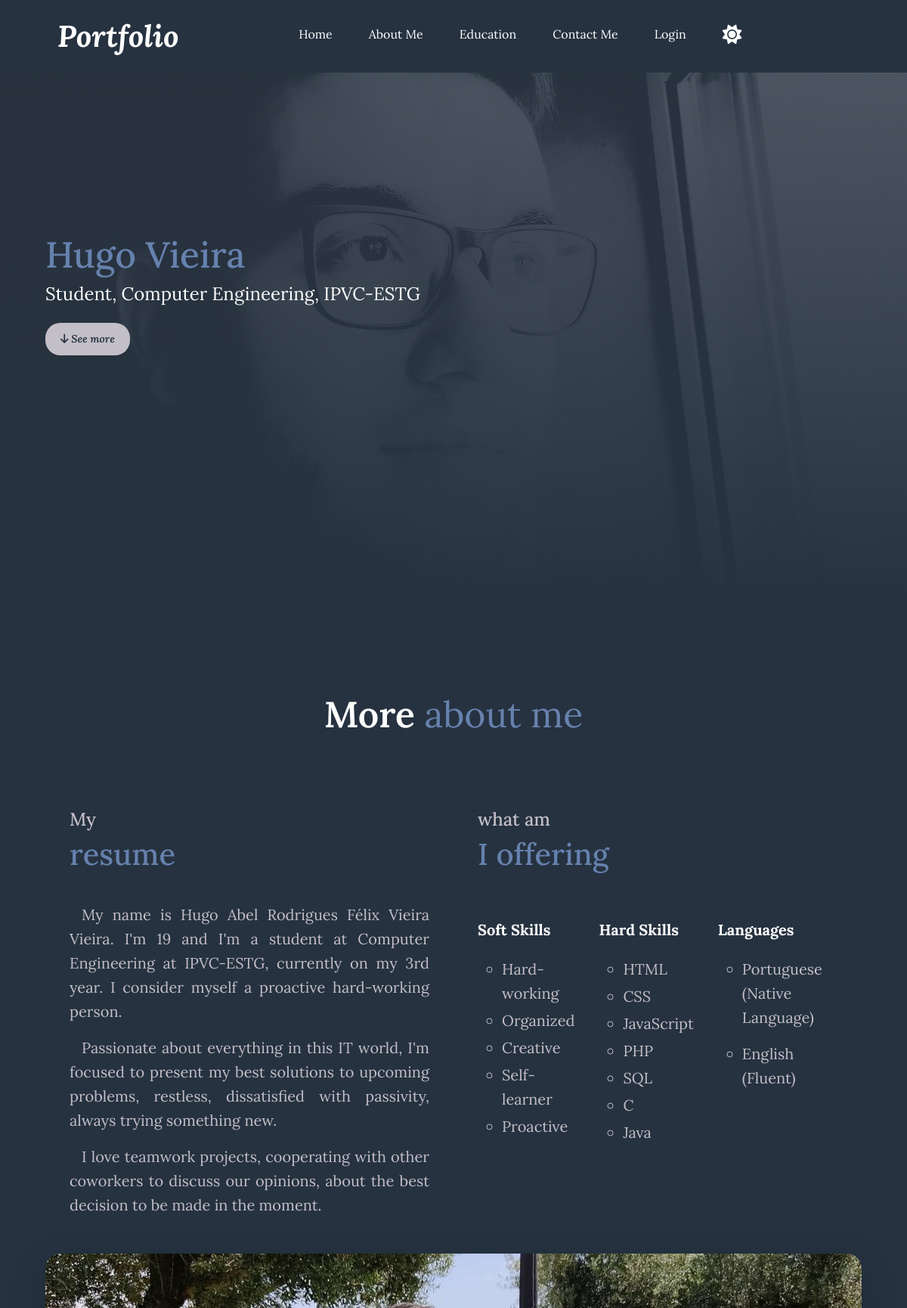
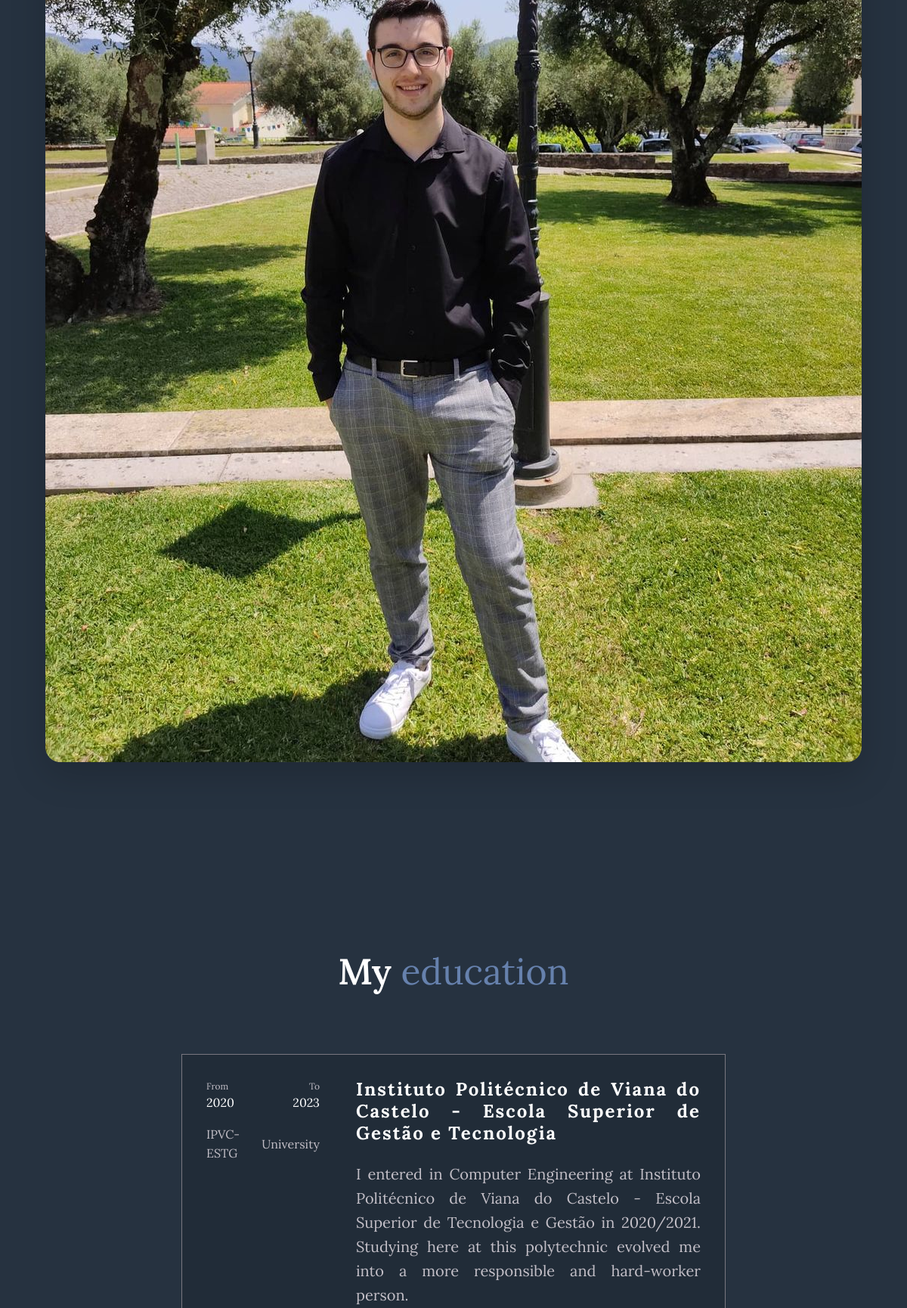
/pages/portfolio/ (upper part), run on the app's committed database (2 pictures, top to bottom).
### tables this page shows
CREATE TABLE tblHeader (
    title           varchar(70),
    description     varchar(100)
);

CREATE TABLE tblResume (
    id              int primary key auto_increment,
    paragraph       varchar(255)
);

CREATE TABLE tblSkill (
    id              int primary key auto_increment,
    skill           varchar(70),
    type            int,
    foreign key (type) references tblSkillType(id)
);

CREATE TABLE tblLanguage (
    id              int primary key auto_increment,
    name            varchar(50),
    level           int,
    FOREIGN KEY (level) REFERENCES tblLanguageLevel(id)
);

CREATE TABLE tblLanguageLevel (
    id              int primary key auto_increment,
    level           varchar(50)
);

CREATE TABLE tblImage (
    header          varchar(255),
    aboutMe         varchar(255)
);

CREATE TABLE tblEducation (
    id              int primary key auto_increment,
    schoolFullName  varchar(150),
    schoolAcronym   varchar(20),
    dtStart         int(4),
    dtEnd           int(4),
    level           varchar(20)
);

CREATE TABLE tblEducationParagraph (
    id              int primary key auto_increment,
    idEducation     int,
    paragraph       varchar(255),
    foreign key (idEducation) references tblEducation(id)
);

### src/utils/portfolio.php (the view, shortened to what this page needs)
<?php
function returnHeroData($conn) {
    $sql = "SELECT * FROM tblHeader";
    $stmt = $conn->prepare($sql);
    $stmt->execute();
    return $stmt->fetch(PDO::FETCH_ASSOC);
}
function renderResumeData($conn) {
    $sql = "SELECT * FROM tblResume";
    $stmt = $conn->prepare($sql);
    $stmt->execute();
    while($row = $stmt->fetch(PDO::FETCH_ASSOC)) {
        echo "<p>{$row['paragraph']}</p>";
    }
}
function renderSkillsData($conn, $type) {
    $sql = "SELECT skill FROM tblSkill WHERE type=:type";
    $stmt = $conn->prepare($sql);
    $stmt->bindParam(":type", $type, PDO::PARAM_INT);
    $stmt->execute();
    while ($row = $stmt->fetch(PDO::FETCH_ASSOC)) {
        echo "<li>{$row['skill']}</li>";
    }
}
function returnImage($conn) {
    $sql = "SELECT * FROM tblImage";
    $stmt = $conn->prepare($sql);
    $stmt->execute();
    return $stmt->fetch(PDO::FETCH_ASSOC);
}
function renderEducationData($conn) {
    $sql = "SELECT * FROM tblEducation ORDER BY dtEnd DESC";
    $stmt = $conn->prepare($sql);
    $stmt->execute();
    while($row = $stmt->fetch(PDO::FETCH_ASSOC)) {
        echo "<div class=\"education-card\">";
            echo "<div class=\"education-date\">";
                echo "<table>";
                    echo "<thead>";
                        echo "<tr>";
                            echo "<td>From</td>";
                            echo "<td>To</td>";
                        echo "</tr>";
                        echo "<tr>";
                            echo "<td>{$row['dtStart']}</td>";
                            echo ($row['dtEnd'] !== 9999) ? "<td>{$row['dtEnd']}</td>" : "<td>Present</td>";
                        echo "</tr>";
                    echo "</thead>";
                    echo "<tbody>";
                        echo "<tr>";
                            echo "<td>{$row['schoolAcronym']}</td>";
                            echo "<td>{$row['level']}</td>";
                        echo "</tr>";
                    echo "</tbody>";
                echo "</table>";
            echo "</div>";
            echo "<div class=\"education-info\">";
                echo "<h3>{$row['schoolFullName']}</h3>";
                $sqlP = "SELECT * FROM tblEducationParagraph WHERE idEducation=:id";
                $stmtP = $conn->prepare($sqlP);
                $stmtP->bindParam(":id", $row['id'], PDO::PARAM_INT);
                $stmtP->execute();
                if($stmtP->rowCount() > 0) {
                    while ($rowP = $stmtP->fetch(PDO::FETCH_ASSOC)) {
                        echo "<p>{$rowP['paragraph']}</p>";
                    }
                }
            echo "</div>";
        echo "</div>";
    }
}
function returnEducationRows($conn) {
    $sql = "SELECT * FROM tblEducationParagraph";
    $stmt = $conn->prepare($sql);
    $stmt->execute();
    return $stmt->rowCount();
}
function returnLanguageRows ($conn) {
    $sql = "SELECT * FROM tblLanguage";
    $stmt = $conn->prepare($sql);
    $stmt->execute();
    return $stmt->rowCount();
}
function renderLanguagesData($conn) {
    $sql = "SELECT l.name, l.level as levelId, ll.level
            FROM tblLanguage l, tblLanguageLevel ll
            WHERE l.level=ll.id ORDER BY levelId ASC";
    $stmt = $conn->prepare($sql);
    $stmt->execute();
    while($row = $stmt->fetch(PDO::FETCH_ASSOC)) {
        echo "<ul>";
            echo "<li>{$row['name']} ({$row['level']})</li>";
        echo "</ul>";
    }
}

### src/pages/portfolio/index.php (shortened to what this page needs)
<?php
require_once "../../config/config.php";
require_once "../../utils/portfolio.php";
$images = returnImage($conn);
$numEducation = returnEducationRows($conn);
$numLanguage = returnLanguageRows($conn);
?>
<!DOCTYPE html>
<head>
    <link rel="stylesheet" href="../../assets/libs/fontawesome-free-6.2.0-web/css/fontawesome.css">
    <link rel="stylesheet" href="../../assets/libs/fontawesome-free-6.2.0-web/css/brands.css">
    <link rel="stylesheet" href="../../assets/libs/fontawesome-free-6.2.0-web/css/solid.css">
    <link rel="stylesheet" href="../../assets/styles/bootstrap.min.css" />
    <link rel="stylesheet" href="../../assets/styles/portfolio.css" />
</head>
<body lang="en">
<nav class="navbar navbar-expand-lg fixed-top">
    <div class="progress-container">
    </div>
    <div class="container-fluid">
        <a class="navbar-brand" href="">Portfolio</a>
        <div class="collapse navbar-collapse" id="navbarSupportedContent">
            <ul class="navbar-nav m-auto mb-2 mb-lg-0">
                <li class="nav-item">
                    <a href="#hero" aria-current="page" class="nav-link">Home</a>
                </li>
                <li class="nav-item">
                    <a href="#about-me" class="nav-link">About Me</a>
                </li>
                <?php if($numEducation > 0) { ?>
                <li class="nav-item">
                    <a href="#education" class="nav-link">Education</a>
                </li>
                <?php } ?>
                <li class="nav-item">
                    <a href="#contact-me-form" class="nav-link">Contact Me</a>
                </li>
                <li class="nav-item">
                <?php if(isset($_SESSION['id'])) { ?>
                    <a href="../statistics/" class="nav-link">CMS</a>
                <?php } else { ?>
                    <a href="../login/" class="nav-link">Login</a>
                <?php } ?>
                </li>
                <li class="nav-item">
                    <i class="nav-link fa-solid" id="toggleLight"></i>
                </li>
            </ul>
        </div>
    </div>
</nav>
<?php $hero = returnHeroData($conn); ?>
<header id="hero">
    <div class="info">
        <h1><span class="colored"><?= $hero['title']; ?></span></h1>
        <h3><?= $hero['description']; ?></h3>
        <div id="go-down">
            <button onclick="window.location.href='#about-me'"><i class="fa-solid fa-arrow-down"></i> See more</button>
        </div>
    </div>
</header>
<section id="about-me">
    <h1>More <span class="colored">About Me</span></h1>
    <div id="about-me-container">
        <div class="about-me-card">
            <h3>
                <p>My </p>
                <span class="colored">resume</span>
            </h3>
            <div class="about-me-info">
                <?php renderResumeData($conn); ?>
            </div>
        </div>
        <div class="about-me-card">
            <h3>
                <p>what am</p>
                <span class="colored">I offering</span>
            </h3>
            <div class="about-me-info skills-container">
                <div class="skills-card">
                    <h5>Soft Skills</h5>
                    <ul>
                        <?php renderSkillsData($conn, 1); ?>
                    </ul>
                </div>
                <div class="skills-card">
                    <h5>Hard Skills</h5>
                    <ul>
                        <?php renderSkillsData($conn, 2); ?>
                    </ul>
                </div>
                <?php if($numLanguage > 0) { ?>
                <div class="skills-card">
                    <h5>Languages</h5>
                    <?php renderLanguagesData($conn); ?>
                </div>
                <?php } ?>
            </div>
        </div>
        <div class="about-me-card">
            <img src="../../assets/images/<?= $images['aboutMe']; ?>" alt="Foto" class="shadow-lg">
        </div>
    </div>
</section>
<?php if($numEducation > 0) { ?>
<section id="education">
    <h1>My <span class="colored">Education</span></h1>
    <div id="education-container">
        <?php renderEducationData($conn); ?>
    </div>
</section>
<?php } ?>
</body>
</html>

### src/assets/styles/portfolio.css (style rules this page uses)
* { padding: 0; margin: 0; box-sizing: border-box; outline: none; transition: all .2s; font-family: var(--serif); }
body { background-color: var(--primary); font-size: 1rem; font-weight: 400; line-height: 1.6; }
a { color: var(--tertiary); text-decoration: none; }
.colored { color: var(--tertiary); }
h1 { font-size: 3rem; margin-bottom: 10px; }
.progress-container { position: fixed; top: 0; width: 100%; height: 8px; background: transparent; }
.navbar { background-color: var(--primary); color: var(--title-color); padding: 0rem 4rem; }
a.navbar-brand { padding: 1rem 0; display: block; text-decoration: none; font-size: 2.5rem; color: var(--title-color); font-style: italic; font-weight: bold; }
.navbar-expand-lg .navbar-nav .nav-link { padding: 1.5rem; font-size: 1rem; position: relative; color: var(--title-color); text-decoration: none; text-align: center; border-bottom: 4px solid transparent; cursor: pointer; }
#toggleLight { font-size: 1.6rem; }
#hero { width: 100%; height: 100vh; display: flex; align-items: center; padding: calc(2.5rem * .5) calc(7.5rem * .5); background: linear-gradient(180deg, rgba(38, 50, 64, .8) 0%, rgba(38, 50, 64, 1) 100%), url('../images/me.jpg'); background-position: center; background-repeat: no-repeat; background-size: cover; color: var(--secondary); }
#hero .info { width: 100% }
#hero h1 { font-size: 3rem; }
#hero h3 { font-weight: 400; font-size: 1.5rem; color: var(--title-color); }
#hero #go-down { width: 100%; height: 10vh; text-align: justify; }
#hero button, #contact-me-form form button[type="submit"] { background-color: var(--secondary); color: var(--primary); padding: 10px 20px; border-radius: 20px; border: none; font-size: 14px; cursor: pointer; font-weight: 600; font-style: italic; margin-top: 15px; }
#about-me { width: 100%; padding: calc((2.5rem * .5) + var(--min-height-navbar)) calc(7.5rem * .5); text-align: center; background: var(--primary); color: var(--secondary); }
#about-me h1 { margin-bottom: 5rem; text-align: center; font-size: 3rem; font-weight: 600; color: var(--title-color); }
#about-me h1 span { text-transform: lowercase; font-weight: 400; }
#about-me-container { display: flex; flex-wrap: wrap; justify-content: center; }
.about-me-card { flex: 1 1 300px; margin: 1rem 2rem; text-align: justify; }
.about-me-card:last-child { margin: 1rem 0; }
.about-me-card h3 { margin-bottom: 2.5rem; }
.about-me-card h3 p { margin-bottom: 0; font-size: 1.5rem; margin-bottom: .5rem; }
.about-me-card h3 .colored { font-size: 2.5rem; }
.about-me-info p, .about-me-info li { font-size: 1.25rem; font-weight: 400; }
.about-me-info p { text-align: justify; text-indent: 1rem; }
.about-me-info h5 { color: var(--title-color); font-weight: 800; margin: 1.5rem 0; font-size: 1.25rem; }
.about-me-info ul li { list-style: circle; margin-bottom: .25rem; }
.about-me-card img { width: 100%; border-radius: 20px; position: relative; }
.about-me-card img::after { content: ''; position: absolute; left: 0; top: 0; width: 100%; height: 100%; background: linear-gradient(180deg, rgba(38, 50, 64, .8) 0%, rgba(38, 50, 64, 1) 90%); }
.skills-container { display: flex; align-items: baseline; gap: 2rem; }
#education { padding: calc((2.5rem * .5) + var(--min-height-navbar)) calc(7.5rem * .5); color: var(--secondary); max-width: 60%; margin: 0 auto; }
@media only screen and (max-width: 1200px) { #education { max-width: 70%; margin: 0 auto; } }
#education h1 { margin-bottom: 5rem; text-align: center; font-size: 3rem; font-weight: 600; color: var(--title-color); }
#education h1 span { text-transform: lowercase; font-weight: 400; }
.education-card { border: 1px solid var(--quinary); padding: 2rem; width: 100%; margin-bottom: 3rem; background-color: rgba(0,0,0,.125); display: grid; grid-template-columns: minmax(150px, 15%) 1fr; grid-gap: 3rem; text-align: justify; }
.education-card table { width: 100%; }
.education-date thead tr td:nth-child(even) { text-align: right; }
.education-date tr:first-child td { font-size: 12px; }
.education-date tbody tr:last-child td { padding-top: 1rem; width: 50%; font-size: 1rem; }
.education-date tbody td:last-child { text-align: right; }
.education-info h3 { margin-bottom: 1.5rem; letter-spacing: 2px; font-weight: 800; font-size: 1.5rem; color: var(--title-color); }
.education-info p { font-size: 1.25rem; text-align: justify; }
.education-date tr:nth-child(2) td { color: var(--title-color); }

### data on the page
tblheader: title "Hugo Vieira", description "Student, Computer Engineering, IPVC-ESTG"
tblresume: paragraph "My name is Hugo Abel Rodrigues Félix Vieira Vieira. I'm 19 and I'm a student at Computer Engineering at IPVC-ESTG, currently on my 3rd year. I consider myself a proactive hard-working person."
tblresume: paragraph "Passionate about everything in this IT world, I'm focused to present my best solutions to upcoming problems, restless, dissatisfied with passivity, always trying something new."
tblresume: paragraph "I love teamwork projects, cooperating with other coworkers to discuss our opinions, about the best decision to be made in the moment."
tblskill: skill "Hard-working"
tblskill: skill "Organized"
tblskill: skill "Creative"
tblskill: skill "Self-learner"
tblskill: skill "Proactive"
tblskill: skill "HTML"
tblskill: skill "CSS"
tblskill: skill "JavaScript"
tblskill: skill "PHP"
tblskill: skill "SQL"
tblskill: skill "C"
tblskill: skill "Java"
tbllanguage: name "Portuguese", level.level "Native Language"
tbllanguage: name "English", level.level "Fluent"
tblimage: aboutMe (picture)
tbleducation: dtStart "2020", dtEnd "2023", schoolAcronym "IPVC-ESTG", level "University", schoolFullName "Instituto Politécnico de Viana do Castelo - Escola Superior de Gestão e Tecnologia"
tbleducationparagraph: paragraph "I entered in Computer Engineering at Instituto Politécnico de Viana do Castelo - Escola Superior de Tecnologia e Gestão in 2020/2021. Studying here at this polytechnic evolved me into a more responsible and hard-worker person."
